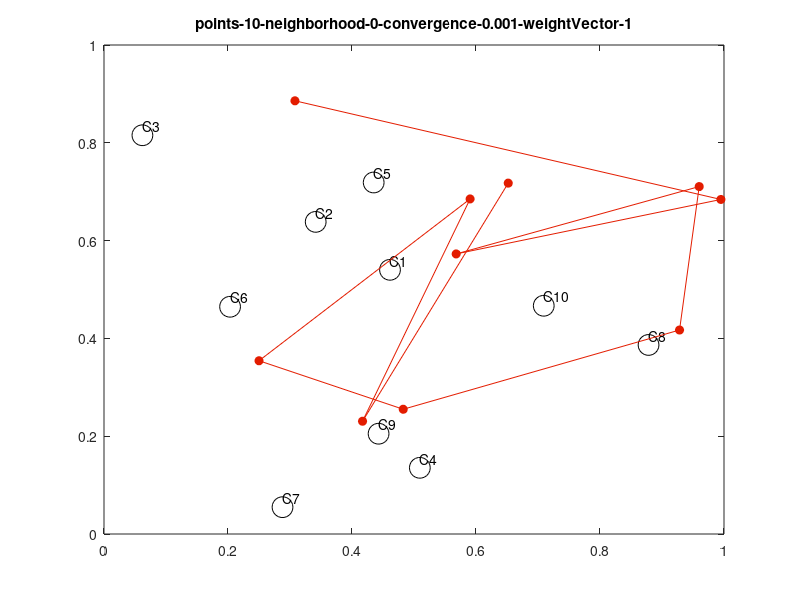

Reproduce this figure in MATLAB. (Note: this script raises an error after producing the figure.)
% Assignment 7
% Taten Knight

% Cleanup
clear all;
close all;
clc;

% Copied and updated from TSP_SOMS file
% Setup
numPoints = 10;
x = rand(numPoints, 2);
differentStarts = 2;
wStarts = cell(1, differentStarts);
for starts = 1:differentStarts
    wStarts{starts} = rand(numPoints,2);
end
convergence=.001;
sigmaMax = 2;
diffs = cell(1, sigmaMax + 1);
tau = 100;

if numPoints < 2 * sigmaMax + 1
    throw(MException('InputError:numPoints_nhMax', 'numpoints must be greater than or equal to 2 * nhMax + 1'))
end

% Run with different numbers of neighbors
for sigma0 = 0:sigmaMax
    for start = 1:differentStarts
        weights = [];
        diff=10;
        w = wStarts{start};
        %TSP using SOM
        titleString = ['points-' num2str(numPoints) '-neighborhood-' num2str(sigma0) '-convergence-' num2str(convergence) '-weightVector-' num2str(start)];
        fig = figure();

        % Iterative Loop
        its = 0;
        while diff>convergence
            its = its + 1;
            if size(weights) == 0
                weights(:, : , end) = w;
            else
                weights(:, : , end + 1) = w;
            end
            % Save old weights
            oldw=w;

            % Change order that we check node with
            order=randperm(numPoints);

            % For each node
            for i=1:numPoints
                % Distance vector = the distance between a random x and the weight,
                % w
                d=ones(numPoints,1)*x(order(i),:)-w;
                d=(d(:,1).^2+d(:,2).^2).^0.5;
                % m2 is the index of the vector with the minimum distance (aka the
                % closest node to the datapoint
                [m1 m2]=min(d);
                % Update the weight vectors within the neighborhood of the winning
                % vector (+-2)
                sigma = sigma0 * exp(-its / tau);

                for d1=m2-floor(sigma):m2+floor(sigma)
                    d = abs(d1 - m2);
                    if d == 0
                        h = 1;
                    else
                        h = exp(- (d^2) / (2 * (sigma ^ 2)));
                    end
                    modD1 = mod(d1, numPoints);
                    if d1 == 0 || d1 == numPoints
                        modD1 = numPoints;
                     end
                    w(modD1,:)=w(modD1,:)+h*(x(order(i),:)-w(modD1,:));
                end
            end
            % Calculate the current change in w
            diff=norm(oldw-w);
            diffs{sigma0 + 1} = [diffs{sigma0 + 1} diff];
        end
    %     plot(w(:,1),w(:,2),'r-o', 'LineWidth', 1, 'MarkerFaceColor', 'g', 'Color', 'g')
        weightsSize = size(weights);
        iters = weightsSize(3);
        for j = 1:iters
            roundedJ = round(j);
            color =  [1 - (j / iters), j / iters, 0];
            plot(x(:,1),x(:,2),'o', 'MarkerSize', 15, 'MarkerEdgeColor', 'k')
            title(titleString);
            axis([0 1 0 1])
            hold on
            for i = 1:numPoints
                text(x(i,1),x(i,2)+0.02,['C' num2str(i)])
            end
            plot(weights(:,1, roundedJ),weights(:,2, roundedJ),'r-o', 'LineWidth', .1, 'MarkerFaceColor', color, 'Color', color)
            frame = frame2im(getframe(fig));
            [A,map] = rgb2ind(frame,256);
            if j == 1
                imwrite(A,map,[titleString '.gif'],'gif','LoopCount',Inf,'DelayTime',1);
            else
                imwrite(A,map,[titleString '.gif'],'gif','WriteMode','append','DelayTime',1);
            end
            hold off
        end
    end
end